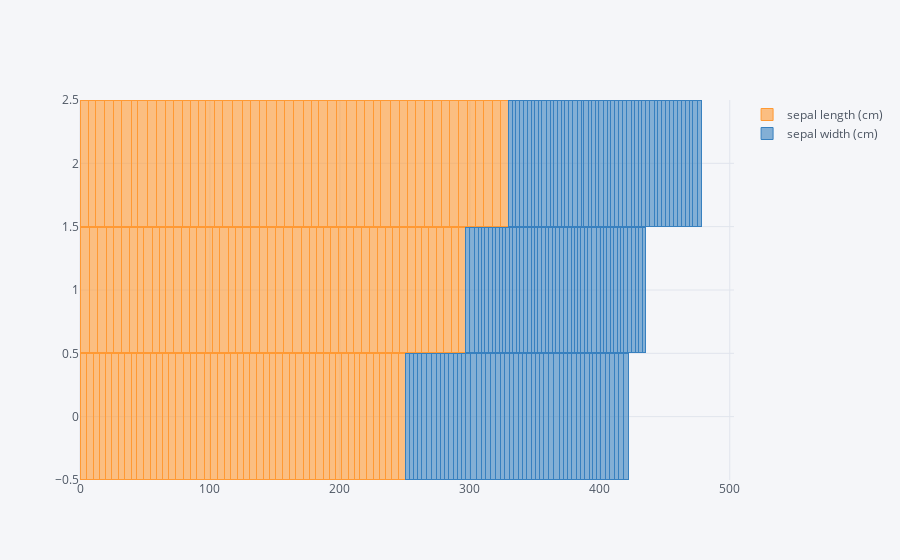

Notebook cell for this chart:
### Code cell
df_d1=df_d[['sepal length (cm)','sepal width (cm)','class']].set_index('class')
df_d1.iplot(kind='barh',
            barmode='stack',
            bargap=.01,
            theme='pearl')

### Figure 1 — Plotly figure (JSON) as saved in the notebook; plotly's stock layout.template omitted (floating-point values rounded to 4 significant figures; data arrays with more than 128 entries replaced by an {"elided": "..."} marker saying what was removed)
{"data": [{"marker": {"color": "rgba(255, 153, 51, 0.6)", "line": {"color": "rgba(255, 153, 51, 1.0)", "width": 1}}, "name": "sepal length (cm)", "orientation": "h", "text": "", "type": "bar", "uid": "c0890a5a-f7b7-4d1e-adc8-bce2428f2c7a", "x": {"elided": "150 float values"}, "y": {"elided": "150 str values"}}, {"marker": {"color": "rgba(55, 128, 191, 0.6)", "line": {"color": "rgba(55, 128, 191, 1.0)", "width": 1}}, "name": "sepal width (cm)", "orientation": "h", "text": "", "type": "bar", "uid": "9a3ca47a-b86b-45cc-be9c-d5cf759a72df", "x": {"elided": "150 float values"}, "y": {"elided": "150 str values"}}], "layout": {"bargap": 0.01, "barmode": "stack", "legend": {"bgcolor": "#F5F6F9", "font": {"color": "#4D5663"}, "traceorder": "normal"}, "paper_bgcolor": "#F5F6F9", "plot_bgcolor": "#F5F6F9", "title": {"font": {"color": "#4D5663"}}, "xaxis": {"gridcolor": "#E1E5ED", "showgrid": true, "tickfont": {"color": "#4D5663"}, "title": {"font": {"color": "#4D5663"}, "text": ""}, "zerolinecolor": "#E1E5ED"}, "yaxis": {"gridcolor": "#E1E5ED", "showgrid": true, "tickfont": {"color": "#4D5663"}, "title": {"font": {"color": "#4D5663"}, "text": ""}, "zerolinecolor": "#E1E5ED"}}}
